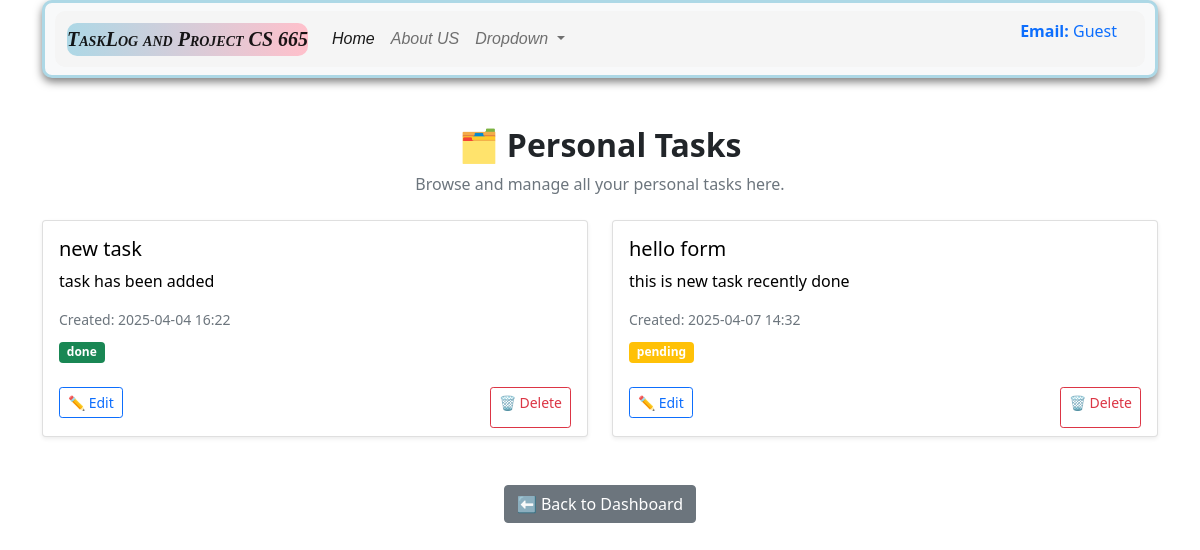
The app's page /category/Personal (signed in) with its own data.
### app.py (models this page shows, shortened)
class task_catagories(db.Model):
    __tablename__ ='task_catagories'
    cat_id = db.Column(db.Integer, primary_key=True)
    category_type = db.Column(db.String(50), nullable= False)
    user_id = db.Column(db.Integer, db.ForeignKey('user_register.user_id'), nullable=False)
    task_id = db.Column(db.Integer, db.ForeignKey('TaskLog.task_id'), nullable=False)

class Task_log(db.Model):
    __tablename__ = 'TaskLog'
    task_id = db.Column(db.Integer, primary_key =True)
    user_id = db.Column(db.Integer, db.ForeignKey('user_register.user_id'), nullable=False)
    title = db.Column(db.String(200), nullable = False)
    description = db.Column(db.String(700), nullable = False)
    task_created = db.Column(db.DateTime, default = datetime.utcnow)
    status = db.Column(db.String(50), default ="Pending")
    categories = db.relationship('task_catagories', backref='task', lazy=True)

### app.py (the view)
@app.route('/category/<string:cat_type>')
@login_required
def view_by_category(cat_type):
    tasks = (
        db.session.query(Task_log, task_catagories.category_type)
        .join(task_catagories, Task_log.task_id == task_catagories.task_id)
        .filter(Task_log.user_id == current_user.user_id, task_catagories.category_type == cat_type)
        .all()
    )
    return render_template('category_view.html', tasks=tasks, cat_type=cat_type)

### app.py (called while the page is built)
@login_manager.user_loader
def load_user(user_id):
    return user_register.query.get(int(user_id))

### templates/category_view.html
{% extends "base.html" %}
{% block body %}
<div class="container my-5">
    <div class="text-center mb-4">
        <h2 class="fw-bold">
            🗂️ {{ cat_type.capitalize() }} Tasks
        </h2>
        <p class="text-muted">Browse and manage all your {{ cat_type.lower() }} tasks here.</p>
    </div>
    {% if tasks %}
        <div class="row">
            {% for task, category in tasks %}
            <div class="col-md-6 mb-4">
                <div class="card border-left-{{ 'primary' if cat_type == 'Work' else 'success' }} shadow-sm h-100">
                    <div class="card-body">
                        <h5 class="card-title">{{ task.title }}</h5>
                        <p class="card-text">{{ task.description }}</p>
                        <p class="text-muted small mb-2">Created: {{ task.task_created.strftime('%Y-%m-%d %H:%M') }}</p>
                        <span class="badge bg-{{ 'success' if task.status.lower() == 'done' else 'warning' }}">
                            {{ task.status }}
                        </span>
                    </div>
                    <div class="card-footer bg-transparent border-top-0 d-flex justify-content-between">
                        <a href="/update_tasklog/{{ task.task_id }}" class="btn btn-sm btn-outline-primary">✏️ Edit</a>
                        <a href="/delete_tasklog/{{ task.task_id }}" class="btn btn-sm btn-outline-danger">🗑️ Delete</a>
                    </div>
                </div>
            </div>
            {% endfor %}
        </div>
    {% else %}
        <div class="alert alert-info text-center">
            No tasks found for category <strong>{{ cat_type }}</strong>.
        </div>
    {% endif %}
    <div class="text-center mt-4">
        <a href="/dashboard" class="btn btn-secondary">⬅️ Back to Dashboard</a>
    </div>
</div>
{% endblock body %}

### static/css/style.css (style rules this page uses)
.btn-outline-primary { border-radius: 8px; margin-right: 10px; margin-bottom: 10px; }
.col-md-6 { color: black; }

### records on screen
task_catagories: title "new task", description "task has been added", task_created "2025-04-04 16:22", status "done"
task_catagories: title "hello form", description "this is new task recently done", task_created "2025-04-07 14:32", status "pending"

### other values on screen
{{ user.email if user else "Guest" }} "Guest"
{{ cat_type.capitalize() }} "Personal"
{{ cat_type.lower() }} "personal"
